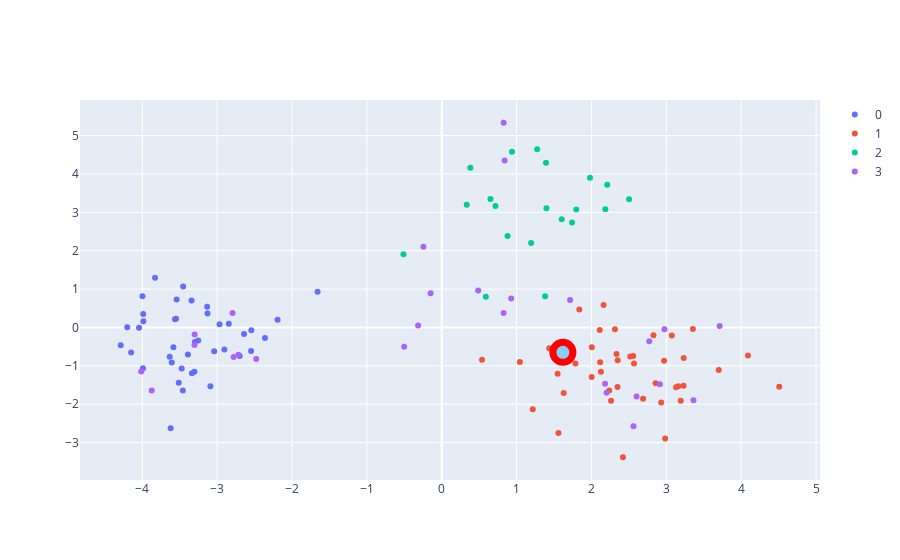

The notebook cell this image was saved under:
### Code cell
local_l= genotype[:,(nan_pos-int(wind_sizes/2)):(nan_pos+int(wind_sizes/2))]
coords= {z:[x for x in range(len(label_vector)) if label_vector[x] == z] for z in list(set(label_vector))}

pca2 = PCA(n_components=ncomps, whiten=False,svd_solver='randomized')
featl= pca2.fit_transform(local_l)

fig= [go.Scatter(
    x= featl[coords[i],0],
    y= featl[coords[i],1],
    mode= 'markers',
    name= str(i)
) for i in coords.keys()]

fig.append(go.Scatter(
    mode='markers',
    x=[featl[nan_acc,0]],
    y=[featl[nan_acc,1]],
    marker=dict(
        color='LightSkyBlue',
        size=20,
        line=dict(
            color='red',
            width=7
        )
    ),
    showlegend=False
))

layout= go.Layout()

Figure= go.Figure(data= fig, layout= layout)

iplot(Figure)
